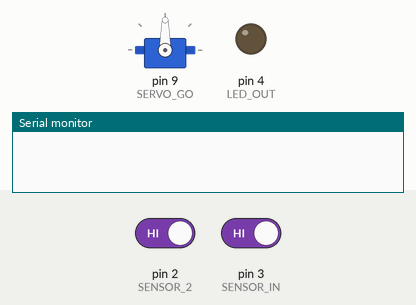
Simulated run of this sketch. Board: Arduino Uno, built with avr-gcc and run on an emulated ATmega328P. On the bench: servo, output pins drawn as LEDs (lit = HIGH), the last lines printed to the serial monitor. The inputs (shaded band) are chosen by the test bench; at power-on: pin 2 (SENSOR_2) HIGH, pin 3 (SENSOR_IN) HIGH.

Above: at 1.2 s.
1.3 s: pin 2 (SENSOR_2) driven LOW
At 2.5 s:
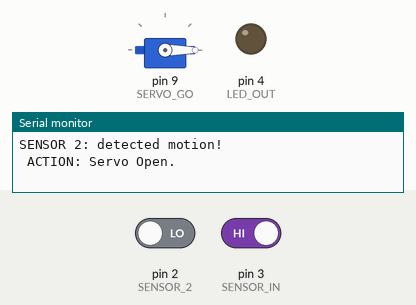
2.8 s: pin 3 (SENSOR_IN) driven LOW
At 3.8 s:
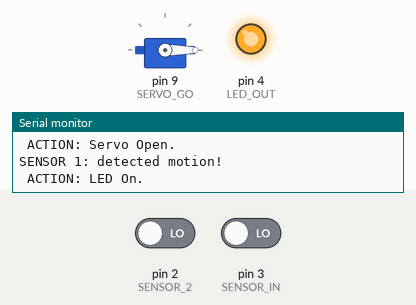
4.3 s: pin 2 (SENSOR_2) driven HIGH
At 4.9 s:
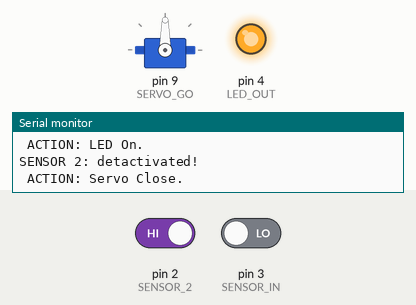
5.8 s: pin 3 (SENSOR_IN) driven HIGH
At 6.1 s:
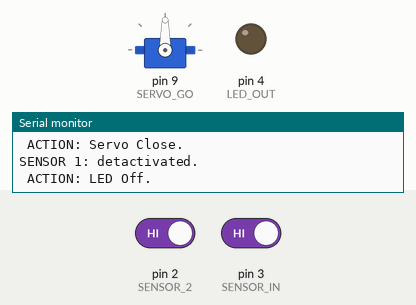
Timing chart, 0 to 8.3 s (numbered marks = the images above; inputs shaded):
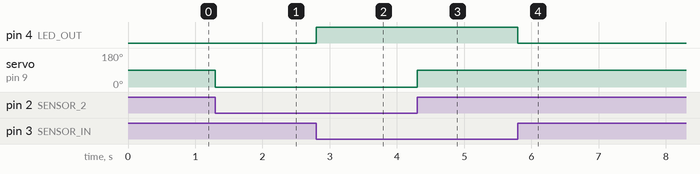

Measured:
- after the input at 1.3 s, servo on pin 9 (SERVO_GO): 90° → 0° at once
- after the input at 2.8 s, pin 4 (LED_OUT): LOW → HIGH at once
- after the input at 4.3 s, servo on pin 9 (SERVO_GO): 0° → 90° at once
- after the input at 5.8 s, pin 4 (LED_OUT): HIGH → LOW at once

The sketch:

M1.T3C.ino
```cpp
#include <Servo.h>


// Pin Declarations
const uint8_t SENSOR_IN = 3;
const uint8_t LED_OUT = 4;
const uint8_t SENSOR_2 = 2;
const uint8_t SERVO_GO = 9;

// Global Variables
uint8_t led_state = LOW;
int message_switch = 1; // To alternate Serial output msg.
int message_switch2 = 1; // To alternate Serial output msg2.
int pos = 0; // Servo initial position.

Servo myservo;  // creating a servo object to control the servo

void setup()
{
  // Initialise Serial Output
  Serial.begin(9600);
  // Initialise Pin Functions
  pinMode(SENSOR_IN, INPUT_PULLUP);
  pinMode(LED_OUT, OUTPUT);
  pinMode(SENSOR_2, INPUT_PULLUP);
  pinMode(SERVO_GO, OUTPUT);
  // Intialise Servo Pin
  myservo.attach(SERVO_GO);
  // Attaching Interupts to pins
  attachInterrupt(digitalPinToInterrupt(SENSOR_IN), interrupt, CHANGE);
  attachInterrupt(digitalPinToInterrupt(SENSOR_2), interrupt_2, CHANGE);
}

void loop()
{
  // Nothing to see here.
}

// Interrupt Routine1.
void interrupt()
{
  // As the sensor stays on for 1 seconds.
  // I have configured the interrupt to trigger on CHANGE.
  // This allows for the LED to go on for 1 second, then off.
  if (message_switch%2 != 0)
  {
    Serial.println("SENSOR 1: detected motion!");
  	led_state = !led_state;
  	Serial.println(" ACTION: LED On.");
  	digitalWrite(LED_OUT,led_state);
  }
  else
  {
    Serial.println("SENSOR 1: detactivated.");
  	led_state = !led_state;
  	Serial.println(" ACTION: LED Off.");
  	digitalWrite(LED_OUT,led_state);
  }
  message_switch++;
}

// Interrupt Routine2 - Similar to above.
void interrupt_2()
{
  if (message_switch2%2 != 0)
  {
    Serial.println("SENSOR 2: detected motion!");
    Serial.println(" ACTION: Servo Open.");
  	myservo.write(0);
  }
  else
  {
    Serial.println("SENSOR 2: detactivated!");
    Serial.println(" ACTION: Servo Close.");
  	myservo.write(90);
  }
  message_switch2++;
}


  
```
